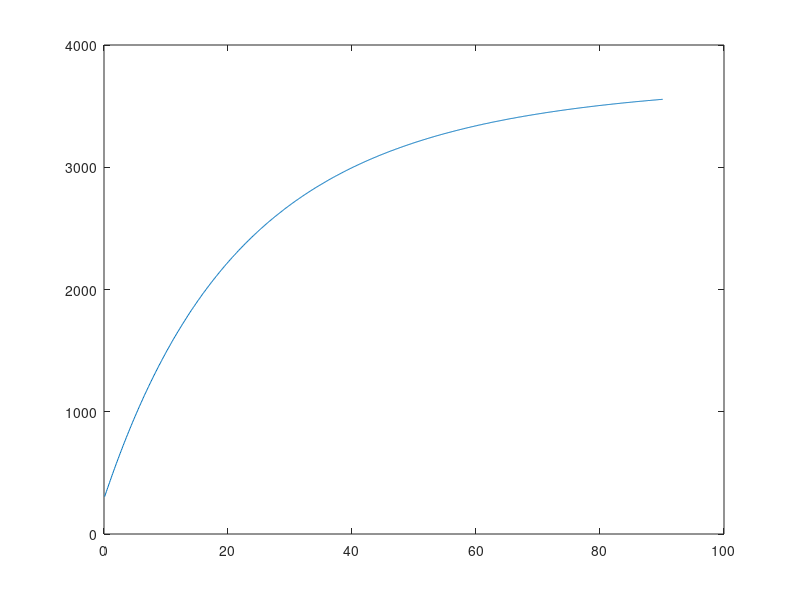

The MATLAB source for this figure:
%% Temperature sensing LUT calculation for DFS05HF12EYR1
clc, clear, close all
%% Initial variables
temperatures = 0.1:0.1:90.1; % Temperature array, 0.01ºC resolution [ºC]

%% NTC Parameters
% DFS05HF12EYR1 internal NTC
% Beta is a function of temperature
beta_values = [3375, 3411, 3433]; % Beta values for different temperatures [K]
beta_temps = [50, 80, 100]; % Temperatures for the different beta values [ºC]

beta_coeffs = polyfit(beta_temps, beta_values, 1); % Fit the beta deviation with linear regression

beta_temp = polyval(beta_coeffs,log(temperatures)); % Beta is evaluated for all temperatures [K]

T_0 = 25; % T at which NTC = R0 [ºC]

R_0 = 5e3; % NTC resistance value at T_0 [Ω]

%% Calculations

% NTC resistance value for all temperatures, with varying beta
NTC = R_0*exp(-beta_temp.*(1./(273.15+25)-1./(273.15+temperatures))); % NTC resistance with no errors [Ω]

% Reading using UCC21732 isolated analog reading. 200uA current source (https://www.ti.com/lit/ds/symlink/ucc21710-q1.pdf?ts=1701352389228&ref_url=https%253A%252F%252Fwww.google.com%252F)
R_filt = 10e3; % Filter resistance, in series with the NTC [Ω]

I_AIN = 200e-6; % Internal current source [A]
V_AIN = I_AIN * (R_filt + NTC); % Sensed voltage [V]

D = -20 * V_AIN + 100; % Duty cycle out [%]

VCC_GD = 5; % GD supply voltage [V]
V_read = VCC_GD * D/100; % Voltage read by ADC [V]

VCC_ADC = 3.3; % MCU/ADC supply voltage [V]
bits = 12; % ADC bits [b]

bits_read = ceil(V_read * (2^bits) / VCC_ADC); % MCU/ADC read bits [b]
bits_read(bits_read>2^bits)=2^bits;
bits_read(bits_read<0)=0;

plot(temperatures, bits_read)

OUTPUT_LUT = [temperatures; bits_read];